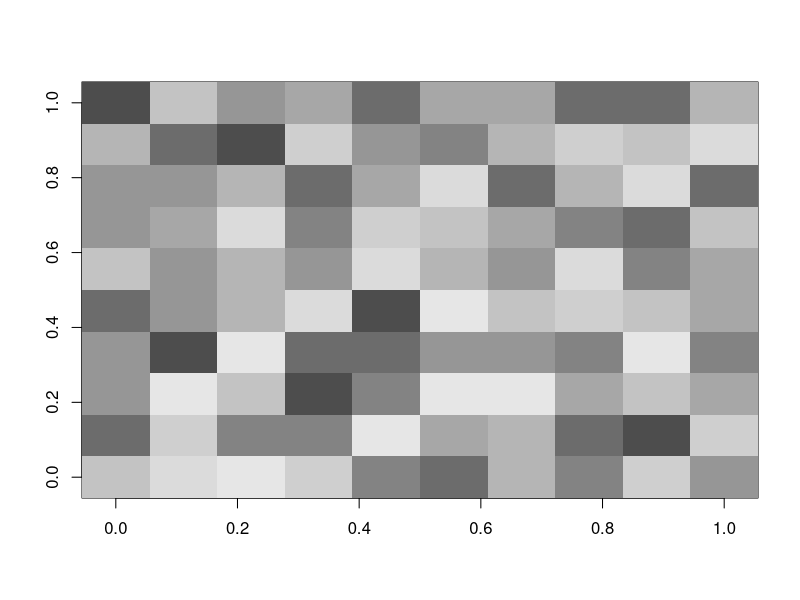

This figure's R source:
## ---- chunk 1
knitr::opts_chunk$set(echo = TRUE)
## ---- chunk 2
make_art <- function(seed = NULL) {
  
  if (!is.null(seed)) {
    set.seed(seed)
  }
  
# Generate random art 
  art <- matrix(runif(100), ncol = 10, nrow = 10)
  
# Display the art 
  
  image(art, col = gray.colors(10))
}

#example:
make_art()

